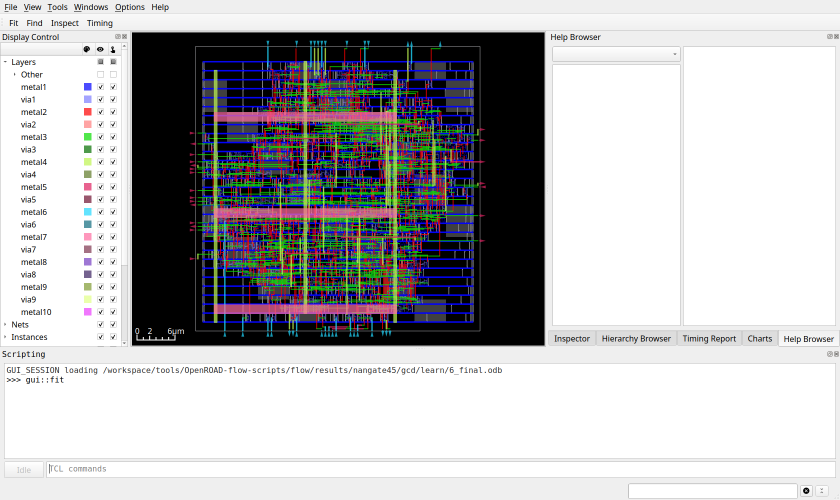
#> input picture learn/reference/gui-shots/win_anatomy.png, 1680 x 1000 px, found by its file name (shown at 1/2 size)
$ python annotate_gui_shots.py
#> lines starting #> are read from the running program, lines starting #| are printed output that depends on the picture
#!/usr/bin/env python3
"""Label OpenROAD GUI screenshots for the pixel-level atlas."""
from __future__ import annotations

from pathlib import Path

from PIL import Image, ImageDraw, ImageFont

SHOT = Path("/workspace/learn/reference/gui-shots")


def font(size: int) -> ImageFont.FreeTypeFont:
    for p in (
        "/usr/share/fonts/truetype/dejavu/DejaVuSans-Bold.ttf",
        "/usr/share/fonts/truetype/dejavu/DejaVuSans.ttf",
    ):
        try:
            return ImageFont.truetype(p, size)
        except OSError:
            continue
    return ImageFont.load_default()


def box_label(draw, xy, text, color, fnt, fill=(0, 0, 0, 170)):
    x0, y0, x1, y1 = xy
    overlay_color = color + (90,)
    draw.rectangle([x0, y0, x1, y1], outline=color, width=4)
    tw = draw.textlength(text, font=fnt)
    th = 22
    tx, ty = x0 + 6, max(4, y0 - th - 4)
    if ty < 2:
        ty = y0 + 6
    draw.rectangle([tx - 4, ty - 2, tx + tw + 8, ty + th], fill=fill)
    draw.text((tx, ty), text, fill=color, font=fnt)


def annotate_anatomy() -> None:
    src = SHOT / "win_anatomy.png"
    im = Image.open(src).convert("RGBA")
    w, h = im.size
#> w = 1680; h = 1000
    overlay = Image.new("RGBA", im.size, (0, 0, 0, 0))
#> overlay: PIL image 1680x1000 RGBA; every value is 0
    d = ImageDraw.Draw(overlay)
    f = font(18)
    # Measured on 1680x1000 Qt window (OpenROAD 26Q2).
    regions = [
        ((0, 0, w - 1, 28), (255, 210, 40), "A  Menu: File  View  Tools  Windows  Options  Help"),
        ((0, 28, 420, 56), (255, 140, 40), "B  Toolbar: Fit | Find | Inspect | Timing"),
        ((0, 56, 268, 760), (80, 200, 255), "C  Display Control (layer tree)"),
        ((268, 56, 1390, 760), (90, 255, 120), "D  Layout canvas (die + metals)"),
        ((1390, 56, w - 1, 760), (255, 90, 200), "E  Inspector / Timing / Charts / Help"),
        ((0, 760, w - 1, h - 28), (255, 255, 255), "F  Scripting console + TCL commands"),
        ((0, h - 28, w - 1, h - 1), (180, 180, 180), "G  Status: Idle"),
    ]
    for xy, color, text in regions:
        box_label(d, xy, text, color, f)
    out = Image.alpha_composite(im, overlay).convert("RGB")
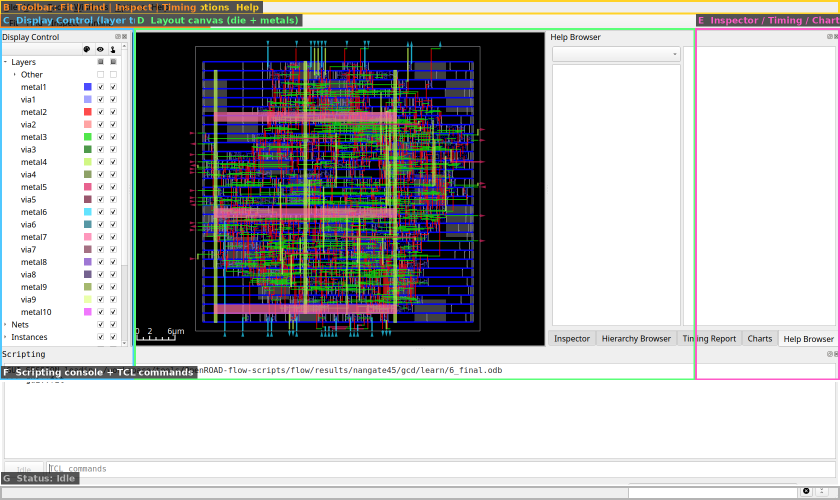
#> out: PIL image 1680x1000 RGB (shown at 1/2 size); mean R, G, B 176.7, 176.7, 177.6
    dest = SHOT / "win_anatomy_labeled.png"
    out.save(dest, quality=92)
#> (the run stopped early here; a loop or call above may not have finished)
